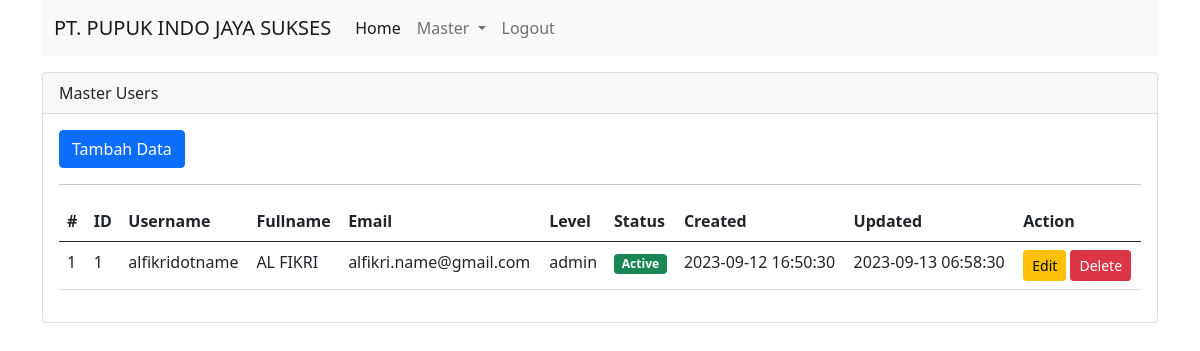
The app's page /admin/index.php?page=user (signed in) with its own data.
### tables this page shows
CREATE TABLE `users` (
  `id` int(11) NOT NULL AUTO_INCREMENT,
  `first_name` varchar(50) DEFAULT NULL,
  `last_name` varchar(50) DEFAULT NULL,
  `email` varchar(255) DEFAULT NULL,
  `username` varchar(50) DEFAULT NULL,
  `password` varchar(255) DEFAULT NULL,
  `created_at` datetime DEFAULT NULL,
  `updated_at` datetime DEFAULT NULL,
  `level` enum('admin','pembeli') DEFAULT NULL,
  `status` tinyint(1) DEFAULT NULL,
  `token` varchar(255) DEFAULT NULL,
  PRIMARY KEY (`id`)
);

### admin/module/master/users.php (the view, shortened to what this page needs)
<?php
include_once('layout/header.php');
include_once('layout/menu.php');
?>
<div class="row mt-3">
    <div class="col-md-12">
        <div class="card">
            <div class="card-header">Master Users</div>
            <div class="card-body">
                <button id="btn-add-user" class="btn btn-primary">Tambah Data</button>
                <hr class="mt-3">
                <div class="table-responsive">
                    <table id="table-user" class="table table-hover">
                        <thead>
                            <tr>
                                <th>#</th>
                                <th>ID</th>
                                <th>Username</th>
                                <th>Fullname</th>
                                <th>Email</th>
                                <th>Level</th>
                                <th>Status</th>
                                <th>Created</th>
                                <th>Updated</th>
                                <th>Action</th>
                            </tr>
                        </thead>
                        <tbody>
                            <?php
                            include_once('config/db.php');
                            $sql    = "SELECT id, CONCAT(first_name,' ',last_name) AS fullname, username, email, level, status, created_at, updated_at FROM users ORDER BY id DESC";
                            $result = mysqli_query($conn, $sql);
                            $no = 1;
                            while ($row = mysqli_fetch_assoc($result)) {
                            ?>
                                <tr>
                                    <td><?php echo $no++; ?></td>
                                    <td><?php echo $row['id']; ?></td>
                                    <td><?php echo $row['username']; ?></td>
                                    <td><?php echo $row['fullname']; ?></td>
                                    <td><?php echo $row['email']; ?></td>
                                    <td><?php echo $row['level']; ?></td>
                                    <td><?php echo $row['status'] == '1' ? '<span class="badge bg-success">Active</span>' : '<span class="badge bg-danger">Non Active</span>'; ?></td>
                                    <td><?php echo $row['created_at']; ?></td>
                                    <td><?php echo $row['updated_at']; ?></td>
                                    <td class="text-nowrap">
                                        <button class="btn btn-warning btn-sm btn-edit" data-id="<?php echo $row['id']; ?>">Edit</button>
                                        <button class="btn btn-danger btn-sm btn-delete" data-id="<?php echo $row['id']; ?>">Delete</button>
                                    </td>
                                </tr>
                            <?php
                            }
                            ?>
                        </tbody>
                    </table>
                </div>
            </div>
        </div>
    </div>
</div>
<?php
include_once('layout/footer.php');
?>

### records on screen
users: id "1", username "alfikridotname", fullname "AL FIKRI", email "alfikri.name@gmail.com", level "admin", status "Active", created_at "2023-09-12 16:50:30", updated_at "2023-09-13 06:58:30"
